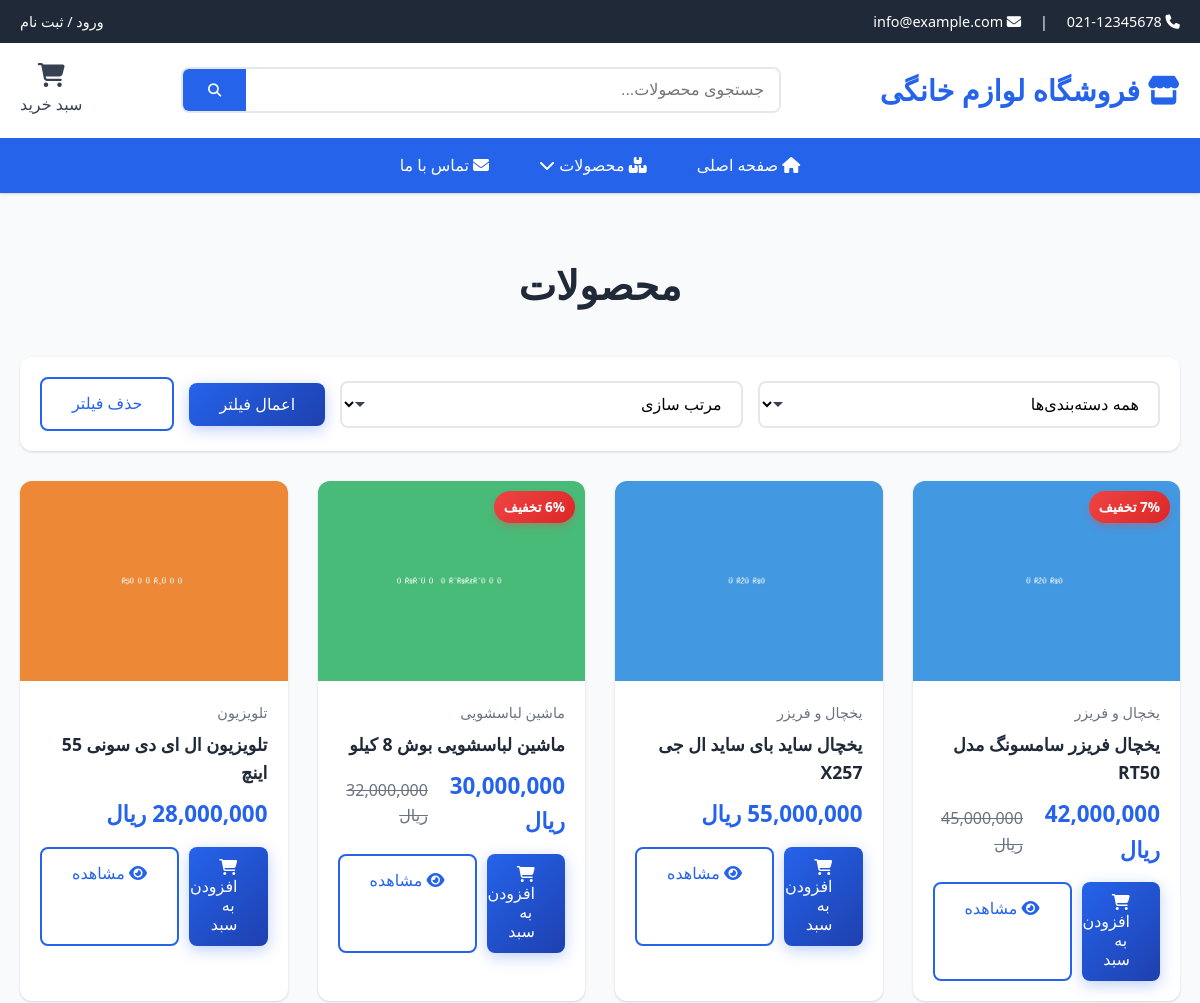
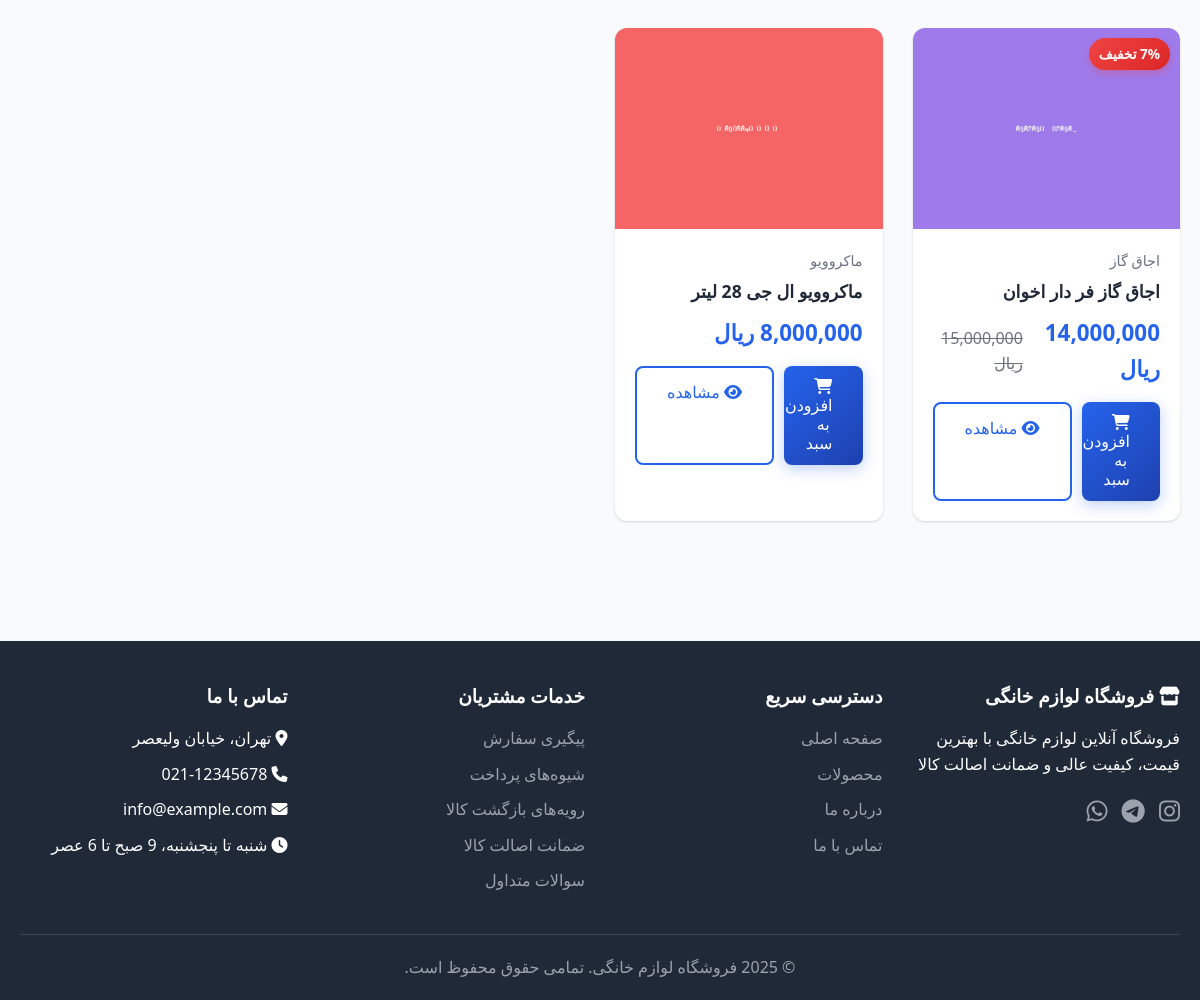
Screenshot of /public/products.php with the database file from the repository (2 pictures, top to bottom).
### tables this page shows
CREATE TABLE IF NOT EXISTS products (
    id INT AUTO_INCREMENT PRIMARY KEY,
    category_id INT NOT NULL,
    name VARCHAR(200) NOT NULL,
    description TEXT,
    price DECIMAL(10, 2) NOT NULL,
    discount_price DECIMAL(10, 2) DEFAULT NULL,
    stock INT DEFAULT 0,
    image VARCHAR(255),
    brand VARCHAR(100),
    model VARCHAR(100),
    warranty VARCHAR(100),
    status ENUM('active', 'inactive', 'out_of_stock') DEFAULT 'active',
    featured TINYINT(1) DEFAULT 0,
    created_at TIMESTAMP DEFAULT CURRENT_TIMESTAMP,
    updated_at TIMESTAMP DEFAULT CURRENT_TIMESTAMP ON UPDATE CURRENT_TIMESTAMP,
    FOREIGN KEY (category_id) REFERENCES categories(id) ON DELETE CASCADE,
    INDEX idx_category (category_id),
    INDEX idx_status (status),
    INDEX idx_featured (featured),
    INDEX idx_price (price)
);

CREATE TABLE IF NOT EXISTS categories (
    id INT AUTO_INCREMENT PRIMARY KEY,
    name VARCHAR(100) NOT NULL,
    description TEXT,
    image VARCHAR(255),
    parent_id INT DEFAULT NULL,
    status ENUM('active', 'inactive') DEFAULT 'active',
    created_at TIMESTAMP DEFAULT CURRENT_TIMESTAMP,
    updated_at TIMESTAMP DEFAULT CURRENT_TIMESTAMP ON UPDATE CURRENT_TIMESTAMP,
    FOREIGN KEY (parent_id) REFERENCES categories(id) ON DELETE SET NULL,
    INDEX idx_status (status),
    INDEX idx_parent (parent_id)
);

### includes/functions.php (called while the page is built, shortened)
<?php
function isLoggedIn() {
    return isset($_SESSION['user_id']);
}
function formatPrice($price) {
    return number_format($price, 0, '.', ',') . ' ریال';
}
function calculateDiscountPercentage($originalPrice, $discountPrice) {
    return round((($originalPrice - $discountPrice) / $originalPrice) * 100);
}

### includes/db.php (called while the page is built, shortened)
<?php
class Database {
    private static $instance = null;
    private $connection;
    private function __construct() {
        try {
            $this->connection = new mysqli(DB_HOST, DB_USER, DB_PASS, DB_NAME);
            $this->connection->set_charset("utf8mb4");
        } catch (Exception $e) {
            die("Database connection error: " . $e->getMessage());
        }
    }
    public static function getInstance() {
        if (self::$instance === null) {
            self::$instance = new self();
        }
        return self::$instance;
    }
    public function prepare($sql) {
        return $this->connection->prepare($sql);
    }
}
function getDB() {
    return Database::getInstance();
}

### includes/Product.php (called while the page is built, shortened)
<?php
require_once __DIR__ . '/db.php';
require_once __DIR__ . '/functions.php';
class Product {
    private $db;
    public function __construct() {
        $this->db = getDB();
    }
    public function getProducts($filters = [], $limit = 20, $offset = 0) {
        $where = [];
        $params = [];
        $types = '';
        if (!isset($filters['show_all']) || !$filters['show_all']) {
            $where[] = "p.status = 'active'";
        }
        $whereClause = !empty($where) ? implode(' AND ', $where) : '1=1';
        $orderBy = $filters['order_by'] ?? 'p.created_at DESC';
        $sql = "SELECT p.*, c.name as category_name
                FROM products p
                LEFT JOIN categories c ON p.category_id = c.id
                WHERE $whereClause
                ORDER BY $orderBy
                LIMIT ? OFFSET ?";
        $params[] = $limit;
        $params[] = $offset;
        $types .= 'ii';
        $stmt = $this->db->prepare($sql);
        if (!empty($params)) {
            $stmt->bind_param($types, ...$params);
        }
        $stmt->execute();
        $result = $stmt->get_result();
        $products = [];
        while ($row = $result->fetch_assoc()) {
            $products[] = $row;
        }
        return $products;
    }
}

### public/products.php (the view, shortened to what this page needs)
<?php
require_once 'header.php';
require_once __DIR__ . '/../includes/Product.php';
$productObj = new Product();
$filters = [];
$page = isset($_GET['page']) ? max(1, intval($_GET['page'])) : 1;
$perPage = 12;
$offset = ($page - 1) * $perPage;
$products = $productObj->getProducts($filters, $perPage, $offset);
$categoryName = '';
?>
<section class="section">
    <div class="container">
        <div class="section-header">
            <h1 class="section-title">
                <?php echo $categoryName ? htmlspecialchars($categoryName) : 'محصولات'; ?>
            </h1>
        </div>
        <div style="background: white; padding: 20px; border-radius: 12px; margin-bottom: 30px; box-shadow: var(--shadow);">
            <form method="GET" id="filter-form" style="display: flex; gap: 15px; flex-wrap: wrap; align-items: center;">
                <div class="form-group" style="margin: 0; flex: 1; min-width: 200px;">
                    <select name="category" class="form-control">
                        <option value="">همه دسته‌بندی‌ها</option>
                    </select>
                </div>
                <div class="form-group" style="margin: 0; flex: 1; min-width: 200px;">
                    <select name="sort" class="form-control">
                        <option value="">مرتب سازی</option>
                    </select>
                </div>
                <button type="submit" class="btn btn-primary">اعمال فیلتر</button>
                <a href="<?php echo SITE_URL; ?>/public/products.php" class="btn btn-outline">حذف فیلتر</a>
            </form>
        </div>
        <?php if (!empty($products)): ?>
            <div class="grid grid-4">
                <?php foreach ($products as $product): ?>
                    <div class="product-card">
                        <div class="product-image">
                            <?php if ($product['image']): ?>
                                <img src="<?php echo SITE_URL; ?>/uploads/products/<?php echo htmlspecialchars($product['image']); ?>" alt="<?php echo htmlspecialchars($product['name']); ?>">
                            <?php else: ?>
                                <img src="<?php echo SITE_URL; ?>/assets/images/no-image.png" alt="بدون تصویر">
                            <?php endif; ?>
                            <?php if ($product['discount_price']): ?>
                                <div class="product-badge">
                                    <?php echo calculateDiscountPercentage($product['price'], $product['discount_price']); ?>% تخفیف
                                </div>
                            <?php endif; ?>
                        </div>
                        <div class="product-content">
                            <div class="product-category"><?php echo htmlspecialchars($product['category_name']); ?></div>
                            <h3 class="product-title">
                                <a href="<?php echo SITE_URL; ?>/public/product-detail.php?id=<?php echo $product['id']; ?>">
                                    <?php echo htmlspecialchars($product['name']); ?>
                                </a>
                            </h3>
                            <div class="product-price">
                                <?php if ($product['discount_price']): ?>
                                    <span class="price-current"><?php echo formatPrice($product['discount_price']); ?></span>
                                    <span class="price-original"><?php echo formatPrice($product['price']); ?></span>
                                <?php else: ?>
                                    <span class="price-current"><?php echo formatPrice($product['price']); ?></span>
                                <?php endif; ?>
                            </div>
                            <div class="product-actions">
                                <?php if (!isLoggedIn() || !isAdmin()): ?>
                                    <button class="btn btn-primary btn-cart add-to-cart" data-product-id="<?php echo $product['id']; ?>">
                                        <i class="fas fa-shopping-cart"></i> افزودن به سبد
                                    </button>
                                <?php endif; ?>
                                <a href="<?php echo SITE_URL; ?>/public/product-detail.php?id=<?php echo $product['id']; ?>" class="btn btn-outline">
                                    <i class="fas fa-eye"></i> مشاهده
                                </a>
                            </div>
                        </div>
                    </div>
                <?php endforeach; ?>
            </div>
        <?php endif; ?>
    </div>
</section>
<?php require_once 'footer.php'; ?>

### public/header.php (shortened to what this page needs)
<?php
require_once __DIR__ . '/../includes/db.php';
require_once __DIR__ . '/../includes/functions.php';
$cart = new Cart();
$cartCount = $cart->getCount();
$currentUser = getCurrentUser();
?>
<!DOCTYPE html>
<html lang="fa">
<head>
    <link rel="stylesheet" href="<?php echo SITE_URL; ?>/assets/css/style.css">
    <link rel="stylesheet" href="https://cdnjs.cloudflare.com/ajax/libs/font-awesome/6.4.0/css/all.min.css">
</head>
<body>
    <header>
        <div class="header-top">
            <div class="container">
                <div>
                    <i class="fas fa-phone"></i> 021-12345678
                    <span style="margin: 0 15px;">|</span>
                    <i class="fas fa-envelope"></i> info@example.com
                </div>
                <div>
                    <?php if (isLoggedIn()): ?>
                        <span>خوش آمدید، <?php echo htmlspecialchars($currentUser['full_name']); ?></span>
                        <?php if (isAdmin()): ?>
                            <a href="<?php echo ADMIN_URL; ?>/index.php" style="margin-right: 15px; color: #fbbf24;">
                                <i class="fas fa-user-shield"></i> پنل مدیریت
                            </a>
                        <?php endif; ?>
                    <?php else: ?>
                        <a href="<?php echo SITE_URL; ?>/public/login.php">ورود / ثبت نام</a>
                    <?php endif; ?>
                </div>
            </div>
        </div>
        <div class="header-main">
            <div class="container">
                <a href="<?php echo SITE_URL; ?>/public/index.php" class="logo">
                    <i class="fas fa-store"></i> <?php echo SITE_NAME; ?>
                </a>
                <div class="search-box">
                    <form action="<?php echo SITE_URL; ?>/public/products.php" method="GET" class="search-form">
                        <input type="text" name="q" placeholder="جستجوی محصولات..." value="<?php echo isset($_GET['q']) ? htmlspecialchars($_GET['q']) : ''; ?>">
                        <button type="submit"><i class="fas fa-search"></i></button>
                    </form>
                </div>
                <div class="header-actions">
                    <?php if (isLoggedIn()): ?>
                        <?php if (!isAdmin()): ?>
                            <a href="<?php echo SITE_URL; ?>/public/profile.php" class="header-link">
                                <i class="fas fa-user"></i>
                                <span>حساب کاربری</span>
                            </a>
                            <a href="<?php echo SITE_URL; ?>/public/cart.php" class="header-link">
                                <i class="fas fa-shopping-cart"></i>
                                <span>سبد خرید</span>
                                <?php if ($cartCount > 0): ?>
                                    <span class="cart-badge"><?php echo $cartCount; ?></span>
                                <?php endif; ?>
                            </a>
                        <?php endif; ?>
                    <?php else: ?>
                        <a href="<?php echo SITE_URL; ?>/public/cart.php" class="header-link">
                            <i class="fas fa-shopping-cart"></i>
                            <span>سبد خرید</span>
                        </a>
                    <?php endif; ?>
                </div>
            </div>
        </div>
        <nav>
            <div class="container">
                <ul>
                    <li><a href="<?php echo SITE_URL; ?>/public/index.php"><i class="fas fa-home"></i> صفحه اصلی</a></li>
                    <li class="dropdown">
                        <a href="<?php echo SITE_URL; ?>/public/products.php"><i class="fas fa-boxes"></i> محصولات <i class="fas fa-chevron-down"></i></a>
                    </li>
                    <li><a href="<?php echo SITE_URL; ?>/public/contact.php"><i class="fas fa-envelope"></i> تماس با ما</a></li>
                </ul>
            </div>
        </nav>
    </header>
    <main>

### public/footer.php (shortened to what this page needs)
    </main>
    <footer>
        <div class="container">
            <div class="footer-content">
                <div class="footer-section">
                    <h3><i class="fas fa-store"></i> <?php echo SITE_NAME; ?></h3>
                    <p>فروشگاه آنلاین لوازم خانگی با بهترین قیمت، کیفیت عالی و ضمانت اصالت کالا</p>
                    <div style="margin-top: 15px;">
                        <a href="#" style="margin-left: 10px; font-size: 1.5rem;"><i class="fab fa-instagram"></i></a>
                        <a href="#" style="margin-left: 10px; font-size: 1.5rem;"><i class="fab fa-telegram"></i></a>
                        <a href="#" style="margin-left: 10px; font-size: 1.5rem;"><i class="fab fa-whatsapp"></i></a>
                    </div>
                </div>
                <div class="footer-section">
                    <h3>دسترسی سریع</h3>
                    <ul>
                        <li><a href="<?php echo SITE_URL; ?>/public/index.php">صفحه اصلی</a></li>
                        <li><a href="<?php echo SITE_URL; ?>/public/products.php">محصولات</a></li>
                        <li><a href="<?php echo SITE_URL; ?>/public/about.php">درباره ما</a></li>
                        <li><a href="<?php echo SITE_URL; ?>/public/contact.php">تماس با ما</a></li>
                    </ul>
                </div>
                <div class="footer-section">
                    <h3>خدمات مشتریان</h3>
                    <ul>
                        <li><a href="#">پیگیری سفارش</a></li>
                        <li><a href="#">شیوه‌های پرداخت</a></li>
                        <li><a href="#">رویه‌های بازگشت کالا</a></li>
                        <li><a href="#">ضمانت اصالت کالا</a></li>
                        <li><a href="#">سوالات متداول</a></li>
                    </ul>
                </div>
                <div class="footer-section">
                    <h3>تماس با ما</h3>
                    <ul>
                        <li><i class="fas fa-map-marker-alt"></i> تهران، خیابان ولیعصر</li>
                        <li><i class="fas fa-phone"></i> 021-12345678</li>
                        <li><i class="fas fa-envelope"></i> info@example.com</li>
                        <li><i class="fas fa-clock"></i> شنبه تا پنجشنبه، 9 صبح تا 6 عصر</li>
                    </ul>
                </div>
            </div>
            <div class="footer-bottom">
                <p>&copy; <?php echo date('Y'); ?> <?php echo SITE_NAME; ?>. تمامی حقوق محفوظ است.</p>
            </div>
        </div>
    </footer>
</body>
</html>

### rows the page displays
products: image (picture), price+discount_price "7", category.name "یخچال و فریزر", name "یخچال فریزر سامسونگ مدل RT50", discount_price "42,000,000 ریال", price "45,000,000 ریال"
products: image (picture), category.name "یخچال و فریزر", name "یخچال ساید بای ساید ال جی X257", price "55,000,000 ریال"
products: image (picture), price+discount_price "6", category.name "ماشین لباسشویی", name "ماشین لباسشویی بوش 8 کیلو", discount_price "30,000,000 ریال", price "32,000,000 ریال"
products: image (picture), category.name "تلویزیون", name "تلویزیون ال ای دی سونی 55 اینچ", price "28,000,000 ریال"
products: image (picture), price+discount_price "7", category.name "اجاق گاز", name "اجاق گاز فر دار اخوان", discount_price "14,000,000 ریال", price "15,000,000 ریال"
products: image (picture), category.name "ماکروویو", name "ماکروویو ال جی 28 لیتر", price "8,000,000 ریال"

### other values shown
SITE_NAME "فروشگاه لوازم خانگی"
